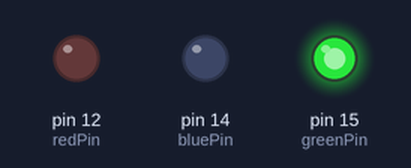
A sketch run on a simulated Arduino Uno, built with avr-gcc and run on an emulated ATmega328P. On the bench: output pins drawn as LEDs (lit = HIGH).

Above: at 0.6 s.
At 5.2 s:
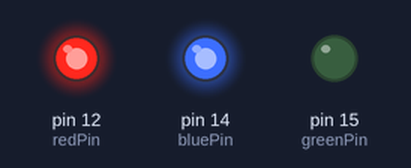
Timing chart, 0 to 7.1 s (numbered marks = the images above):
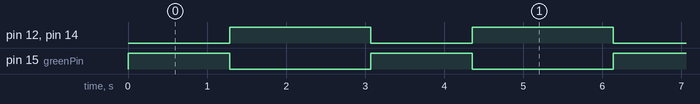

Measured:
- by itself, pin 12 (redPin), pin 14 (bluePin): alternates HIGH for 1.8 s and LOW for 1.3 s
- by itself, pin 15 (greenPin): alternates HIGH for 1.3 s and LOW for 1.8 s

The sketch:

sketch_sep05b.ino
```cpp
int redPin =  12;
int greenPin =  15;
int bluePin =  14;

// The setup() method runs once, when the sketch starts

void setup()   {
  // initialize the digitals pin as an outputs
  pinMode(redPin, OUTPUT);
  pinMode(greenPin, OUTPUT);
  pinMode(bluePin, OUTPUT);
}

// the loop() method runs over and over again,

void loop()
{
  int redValue = 0;
  int greenValue = 255;
  int blueValue = 0;

  for (int i = 0; i<256; i++) {
    analogWrite(redPin, redValue+i);
    analogWrite(greenPin, greenValue-i);
    analogWrite(bluePin, blueValue+i);
    delay(10);
  }
  delay(500);
}
```
